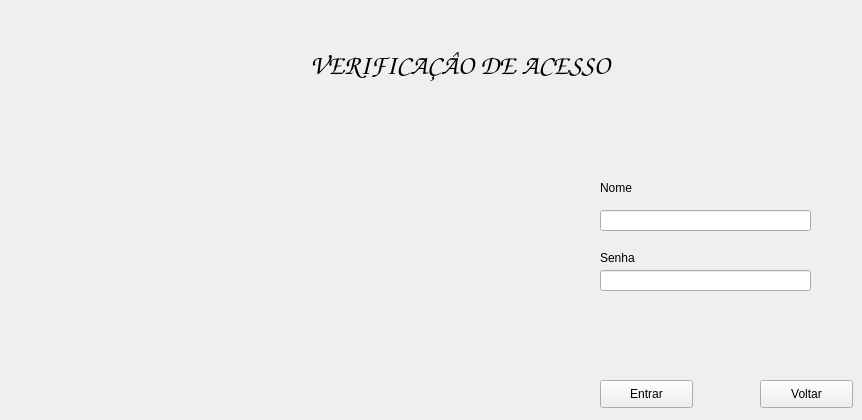
   <widget class="QWidget" name="page_9">
    <widget class="QLabel" name="label_4">
     <property name="geometry">
      <rect>
       <x>310</x>
       <y>10</y>
       <width>451</width>
       <height>111</height>
      </rect>
     </property>
     <property name="font">
      <font>
       <family>Comic Sans MS</family>
       <pointsize>20</pointsize>
       <weight>75</weight>
       <bold>true</bold>
      </font>
     </property>
     <property name="text">
      <string>VERIFICAÇÂO DE ACESSO</string>
     </property>
    </widget>
    <widget class="QLabel" name="label_15">
     <property name="geometry">
      <rect>
       <x>30</x>
       <y>140</y>
       <width>391</width>
       <height>271</height>
      </rect>
     </property>
     <property name="text">
      <string/>
     </property>
     <property name="pixmap">
      <pixmap resource="arquivosrecurso.qrc">:/imgs/imagens/iconcadeado.png</pixmap>
     </property>
     <property name="scaledContents">
      <bool>true</bool>
     </property>
    </widget>
    <widget class="QLabel" name="label_51">
     <property name="geometry">
      <rect>
       <x>600</x>
       <y>180</y>
       <width>55</width>
       <height>16</height>
      </rect>
     </property>
     <property name="text">
      <string>Nome</string>
     </property>
    </widget>
    <widget class="QLineEdit" name="lineEdit">
     <property name="geometry">
      <rect>
       <x>600</x>
       <y>210</y>
       <width>211</width>
       <height>21</height>
      </rect>
     </property>
    </widget>
    <widget class="QLineEdit" name="lineEdit_2">
     <property name="geometry">
      <rect>
       <x>600</x>
       <y>270</y>
       <width>211</width>
       <height>21</height>
      </rect>
     </property>
    </widget>
    <widget class="QLabel" name="label_52">
     <property name="geometry">
      <rect>
       <x>600</x>
       <y>250</y>
       <width>55</width>
       <height>16</height>
      </rect>
     </property>
     <property name="text">
      <string>Senha</string>
     </property>
    </widget>
    <widget class="QPushButton" name="pushButton">
     <property name="geometry">
      <rect>
       <x>600</x>
       <y>380</y>
       <width>93</width>
       <height>28</height>
      </rect>
     </property>
     <property name="text">
      <string>Entrar</string>
     </property>
    </widget>
    <widget class="QPushButton" name="pushButton_4">
     <property name="geometry">
      <rect>
       <x>760</x>
       <y>380</y>
       <width>93</width>
       <height>28</height>
      </rect>
     </property>
     <property name="text">
      <string>Voltar</string>
     </property>
    </widget>
   </widget>
